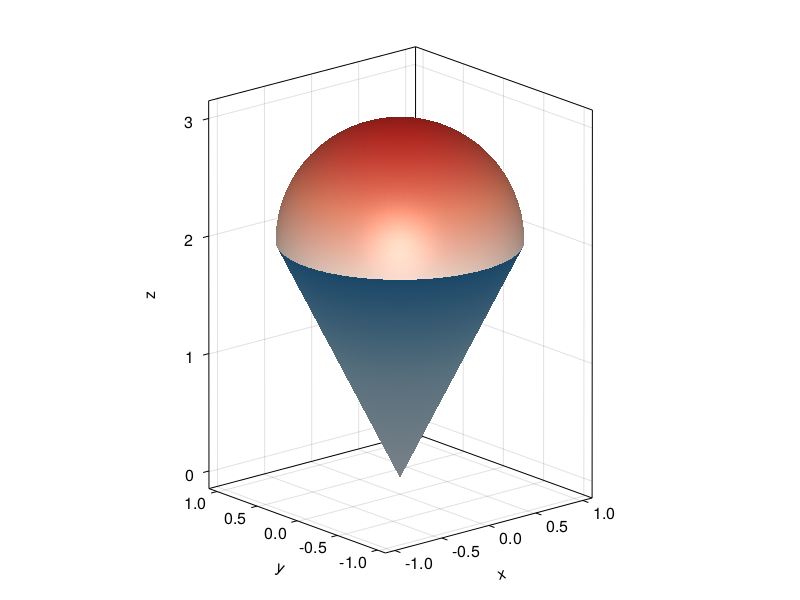

Generate this figure with Julia:
using GLMakie
graphictype = "pdf"
#GLMakie.activate!()
CairoMakie.activate!(type = graphictype)
myblue = RGBf(0.067,0.529,0.871)
myred = RGBf(1.0, 0.13, 0.32)
size_inches = (8, 6)
size_pt = 100 .* size_inches
fig = Figure(resolution = size_pt, fontsize = 16)
ax = Axis3(fig[1,1], aspect = :data, elevation = pi/10)

# Define the ranges for theta and r
theta = range(0, stop = 2pi, length = 100)  # azimuthal angle
r = range(0, stop = 1, length = 50)        # radius

# Create a grid of points using array comprehension
xs, ys, zs = [r * cos(theta) for r in r, theta in theta], 
          [r * sin(theta) for r in r, theta in theta], 
          [2 * r for r in r, theta in theta]

# Plot the cone
surface!(ax, xs, ys, zs, colormap = :Blues_3)

# Define the ranges for theta and phi
theta = range(0, stop = 2pi, length = 100)  # azimuthal angle
phi = range(0, stop = pi/2, length = 50)   # polar angle (only half for a semi-sphere)

# Create a grid of points using array comprehension
xs, ys, zs = [R * sin(phi) * cos(theta) for phi in phi, theta in theta], 
          [R * sin(phi) * sin(theta) for phi in phi, theta in theta], 
          [R * cos(phi) for phi in phi, theta in theta]

# Define the radius of the semi-sphere and the center coordinates
R = 1 
center_x = 0
center_y = 0
center_z = 2

# Shift the center of the semi-sphere
xs .+= center_x
ys .+= center_y
zs .+= center_z

# Plot the semi-sphere
surface!(ax, xs, ys, zs, colormap = :Reds_3)

save("img/examen-2023-12-22/helado." * graphictype, fig, pt_per_unit = 1)
fig